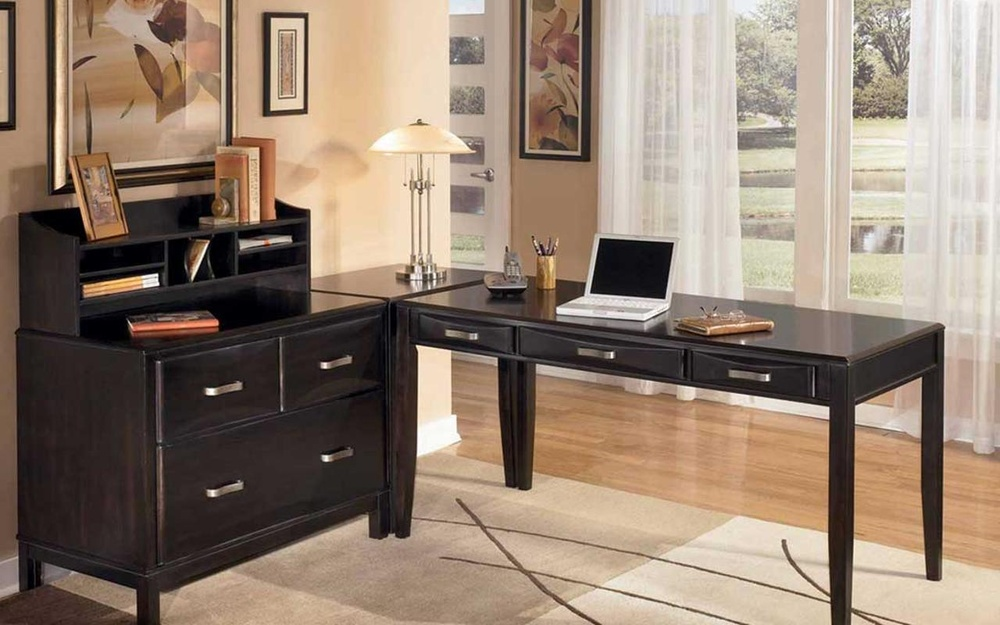
%> input picture konklebgs/office_zoom0_4.jpg, 1000 x 625 px, shrunk from 1280 x 800 before the run
$ octave AffineTrans.m   (GNU Octave 9; MATLAB toolbox functions it lacks are replaced by stand-ins)
%> lines starting %> are read from the running program, lines starting %| are printed output that depends on the picture
%read in sample image and make grayscale
fixed = imread('konklebgs/office_zoom0_4.jpg');
%> fixed is the input picture: size 625x1000x3 uint8; mean R, G, B 148, 129.6, 113.9
fixed = rgb2gray(fixed);
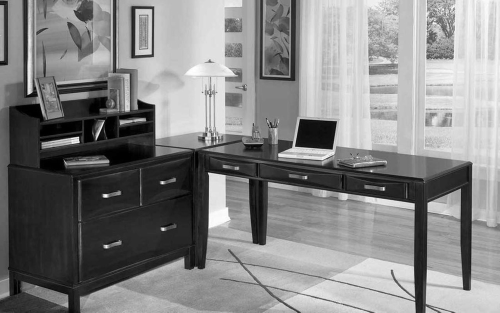
%> fixed: size 625x1000 uint8 (shown at 1/2 size); min 0, max 255, mean 133.3

%wierd transformation to test from matlab demo code, does a shift and shear
A = [1.25 0 0; 0.33 1 0; 0 0 1];
tform = affine2d(A);
moving = imwarp(fixed,tform);  %moving is our distorted (moved if its a shift) image
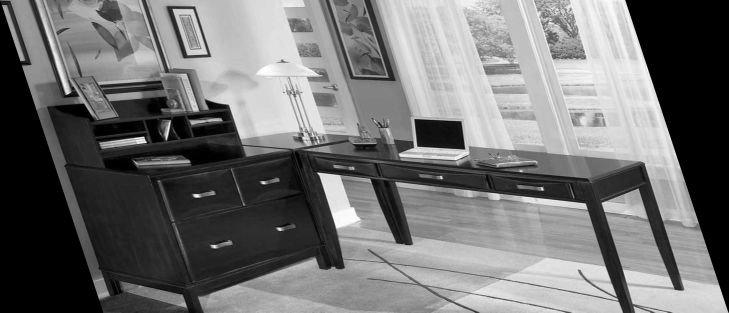
%> moving: size 625x1457 uint8 (shown at 1/2 size); min 0, max 255, mean 114.4
figure(1);
imshowpair(fixed,moving,"Scaling","joint");  %Gray is where overlap, green and purple are not
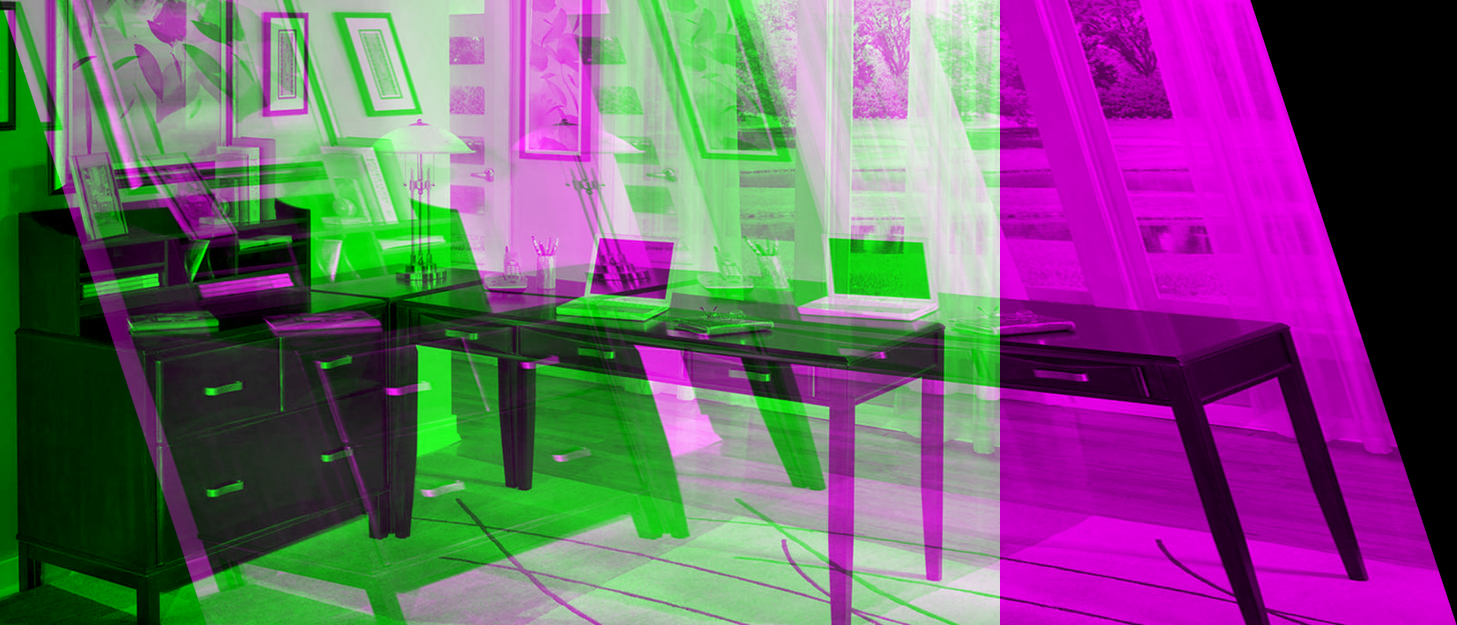
%> displayed picture: size 625x1457x3, on the screen's scale of 0 to 255; mean R, G, B 114.4, 91.5, 114.4

%Try to register two images this will give the tform that brings moving
%back to fixed
%> (the run ends here)

$ run again, with konklebgs/office_zoom0_1.jpg copied over konklebgs/office_zoom0_4.jpg
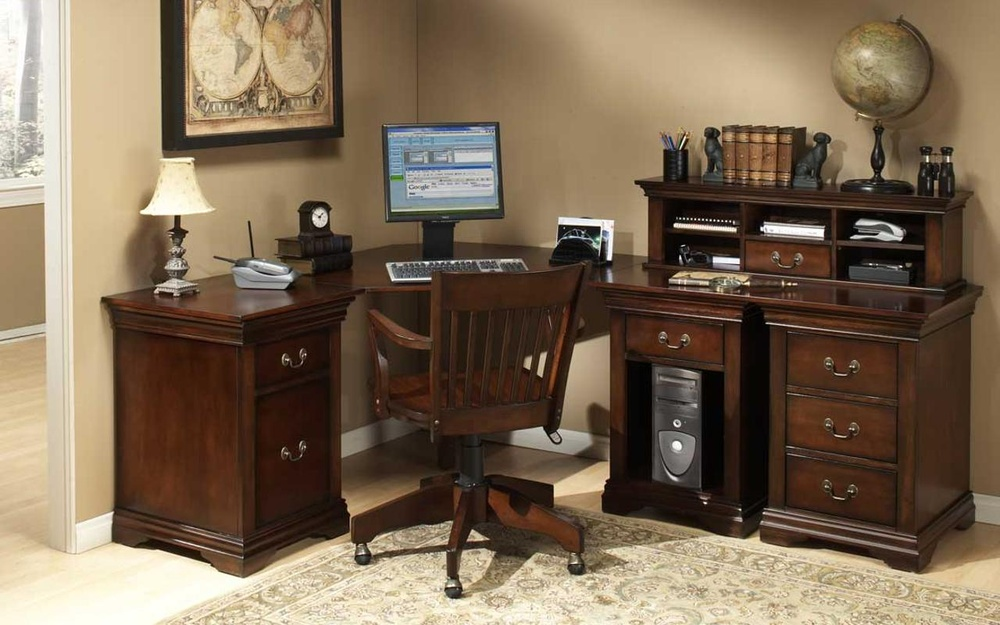
%> input picture konklebgs/office_zoom0_1.jpg, 1000 x 625 px, shrunk from 1280 x 800 before the run
%> fixed is the input picture: size 625x1000x3 uint8; mean R, G, B 125.3, 106.4, 84.7
%> fixed: size 625x1000 uint8
%> `moving = imwarp(fixed,tform);`:
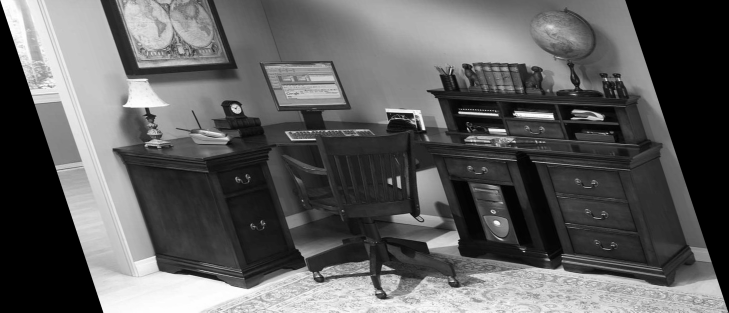
%> moving: size 625x1457 uint8 (shown at 1/2 size); min 0, max 255, mean 94
%> `imshowpair(fixed,moving,"Scaling","joint");`:
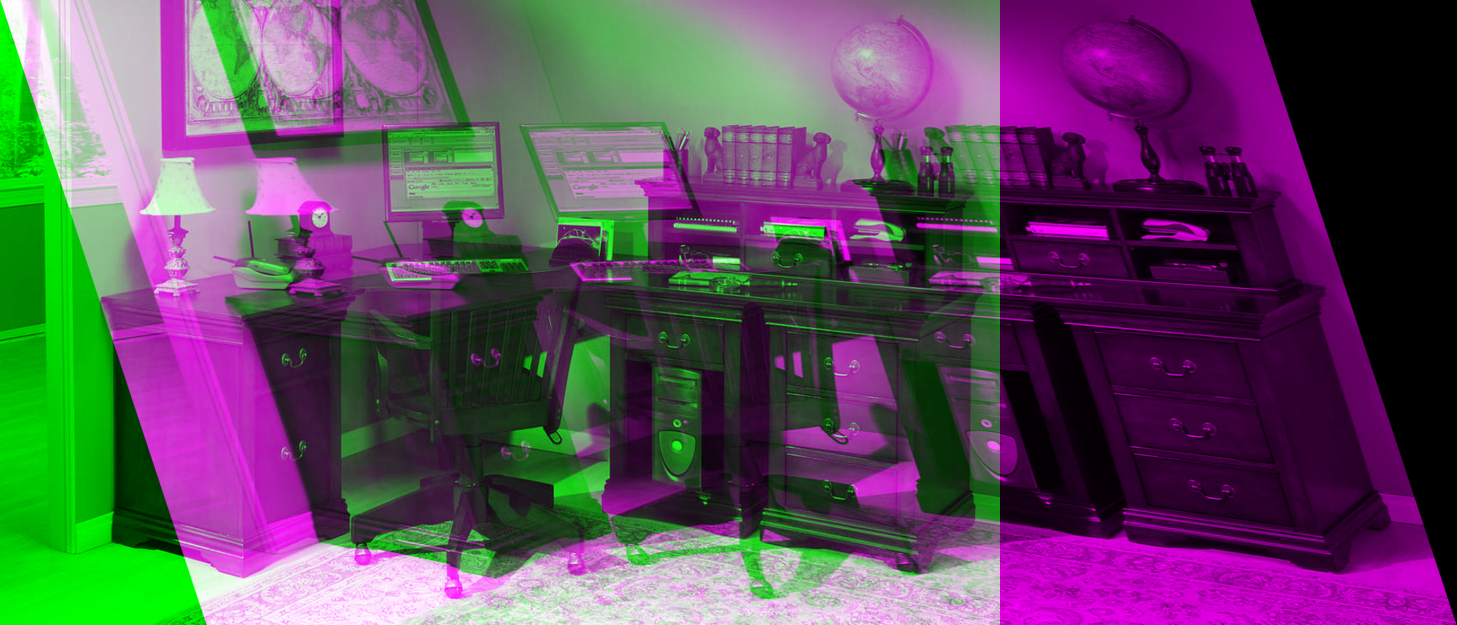
%> displayed picture: size 625x1457x3, on the screen's scale of 0 to 255; mean R, G, B 94, 75.2, 94

$ run again, with konklebgs/office_zoom0_10.jpg copied over konklebgs/office_zoom0_4.jpg
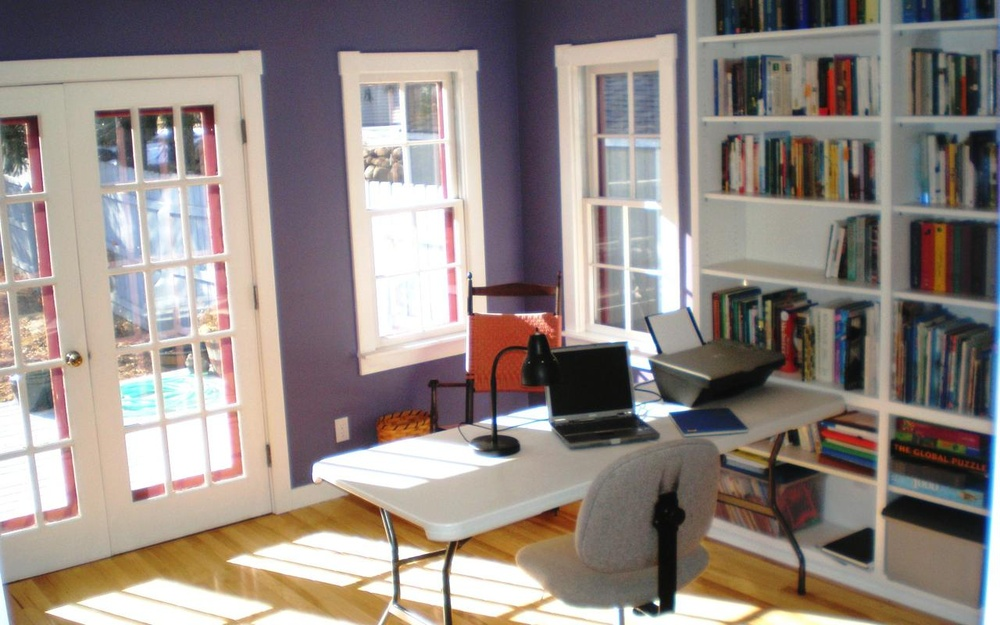
%> input picture konklebgs/office_zoom0_10.jpg, 1000 x 625 px, shrunk from 1280 x 800 before the run
%> fixed is the input picture: size 625x1000x3 uint8; mean R, G, B 147, 136.5, 131.2
%> fixed: size 625x1000 uint8
%> `moving = imwarp(fixed,tform);`:
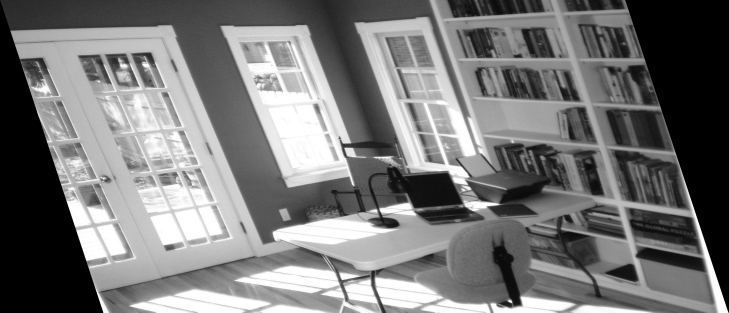
%> moving: size 625x1457 uint8 (shown at 1/2 size); min 0, max 255, mean 119.3
%> `imshowpair(fixed,moving,"Scaling","joint");`:
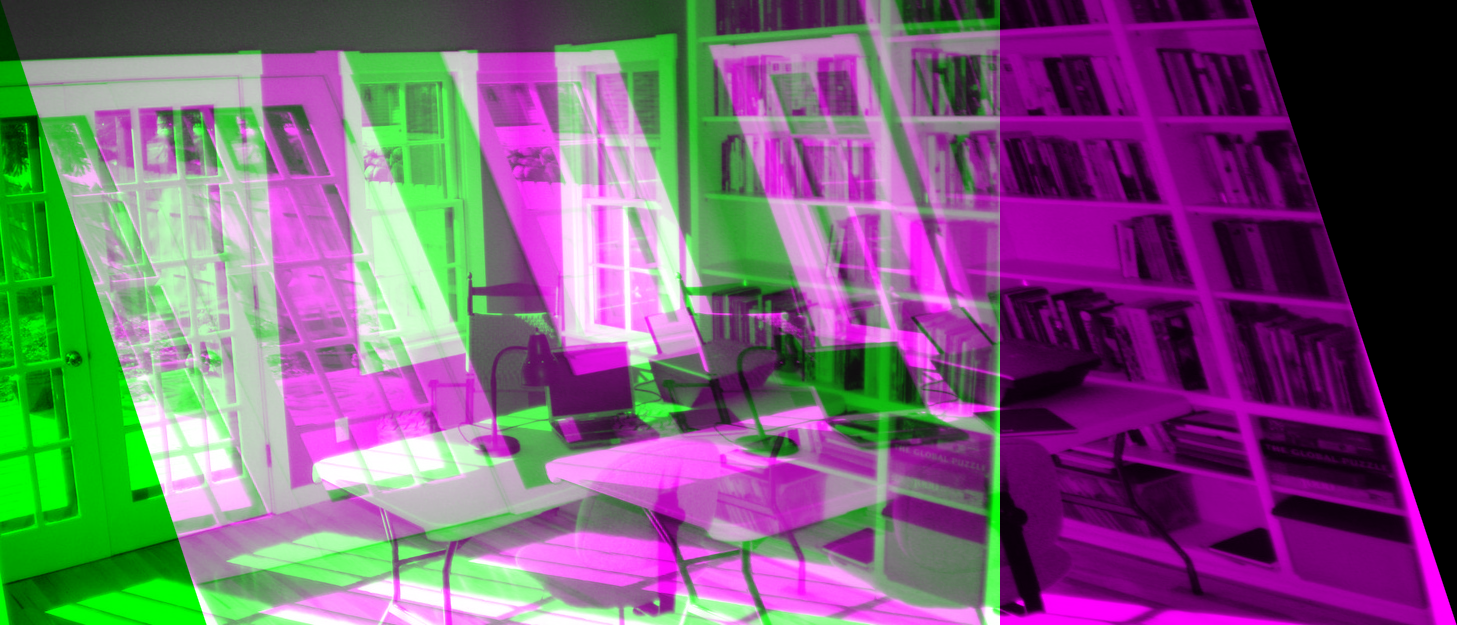
%> displayed picture: size 625x1457x3, on the screen's scale of 0 to 255; mean R, G, B 119.3, 95.4, 119.3
